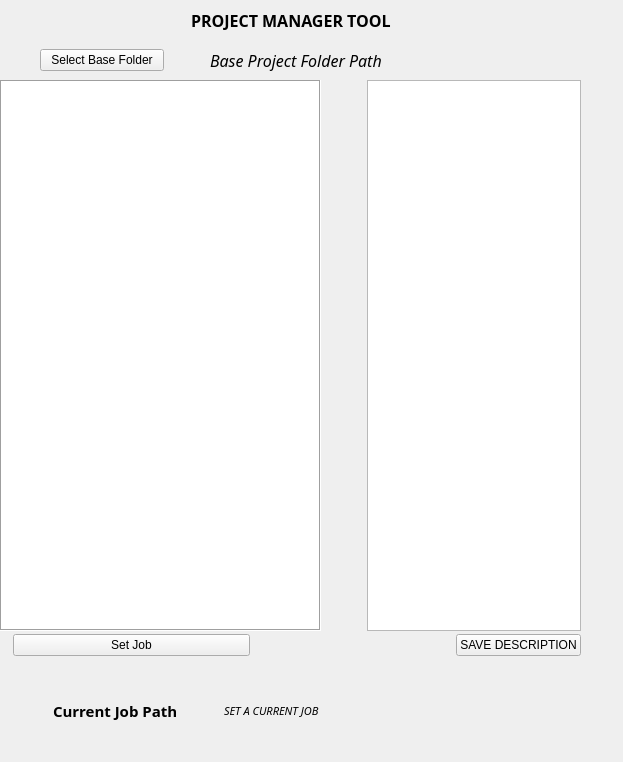
<?xml version="1.0" encoding="UTF-8"?>
<ui version="4.0">
 <class>Frame</class>
 <widget class="QFrame" name="Frame">
  <property name="geometry">
   <rect>
    <x>0</x>
    <y>0</y>
    <width>623</width>
    <height>762</height>
   </rect>
  </property>
  <property name="baseSize">
   <size>
    <width>600</width>
    <height>800</height>
   </size>
  </property>
  <property name="windowTitle">
   <string>Frame</string>
  </property>
  <widget class="QWidget" name="horizontalLayoutWidget">
   <property name="geometry">
    <rect>
     <x>0</x>
     <y>80</y>
     <width>581</width>
     <height>551</height>
    </rect>
   </property>
   <layout class="QHBoxLayout" name="horizontalLayout">
    <item>
     <widget class="QListWidget" name="lw_jobList">
      <property name="sizePolicy">
       <sizepolicy hsizetype="Expanding" vsizetype="Expanding">
        <horstretch>3</horstretch>
        <verstretch>0</verstretch>
       </sizepolicy>
      </property>
      <property name="frameShape">
       <enum>QFrame::Box</enum>
      </property>
     </widget>
    </item>
    <item>
     <spacer name="horizontalSpacer_8">
      <property name="orientation">
       <enum>Qt::Horizontal</enum>
      </property>
      <property name="sizeHint" stdset="0">
       <size>
        <width>40</width>
        <height>20</height>
       </size>
      </property>
     </spacer>
    </item>
    <item>
     <widget class="QTextEdit" name="txt_description">
      <property name="sizePolicy">
       <sizepolicy hsizetype="Expanding" vsizetype="Expanding">
        <horstretch>2</horstretch>
        <verstretch>0</verstretch>
       </sizepolicy>
      </property>
     </widget>
    </item>
   </layout>
  </widget>
  <widget class="QWidget" name="horizontalLayoutWidget_2">
   <property name="geometry">
    <rect>
     <x>0</x>
     <y>630</y>
     <width>581</width>
     <height>31</height>
    </rect>
   </property>
   <layout class="QHBoxLayout" name="horizontalLayout_2">
    <item>
     <widget class="QLabel" name="label_3">
      <property name="text">
       <string/>
      </property>
     </widget>
    </item>
    <item>
     <widget class="QPushButton" name="but_LoadProject">
      <property name="sizePolicy">
       <sizepolicy hsizetype="Minimum" vsizetype="Fixed">
        <horstretch>2</horstretch>
        <verstretch>0</verstretch>
       </sizepolicy>
      </property>
      <property name="text">
       <string>Set Job</string>
      </property>
     </widget>
    </item>
    <item>
     <spacer name="horizontalSpacer">
      <property name="orientation">
       <enum>Qt::Horizontal</enum>
      </property>
      <property name="sizeHint" stdset="0">
       <size>
        <width>200</width>
        <height>20</height>
       </size>
      </property>
     </spacer>
    </item>
    <item>
     <widget class="QPushButton" name="but_SaveDescription">
      <property name="sizePolicy">
       <sizepolicy hsizetype="Minimum" vsizetype="Fixed">
        <horstretch>0</horstretch>
        <verstretch>0</verstretch>
       </sizepolicy>
      </property>
      <property name="text">
       <string>SAVE DESCRIPTION</string>
      </property>
     </widget>
    </item>
   </layout>
  </widget>
  <widget class="QWidget" name="horizontalLayoutWidget_3">
   <property name="geometry">
    <rect>
     <x>0</x>
     <y>0</y>
     <width>581</width>
     <height>41</height>
    </rect>
   </property>
   <layout class="QHBoxLayout" name="horizontalLayout_3">
    <item>
     <spacer name="horizontalSpacer_3">
      <property name="orientation">
       <enum>Qt::Horizontal</enum>
      </property>
      <property name="sizeHint" stdset="0">
       <size>
        <width>40</width>
        <height>20</height>
       </size>
      </property>
     </spacer>
    </item>
    <item>
     <widget class="QLabel" name="lab_heading">
      <property name="font">
       <font>
        <family>Montserrat ExtraBold</family>
        <pointsize>12</pointsize>
        <weight>75</weight>
        <bold>true</bold>
       </font>
      </property>
      <property name="frameShape">
       <enum>QFrame::NoFrame</enum>
      </property>
      <property name="frameShadow">
       <enum>QFrame::Raised</enum>
      </property>
      <property name="text">
       <string>PROJECT MANAGER TOOL</string>
      </property>
     </widget>
    </item>
    <item>
     <spacer name="horizontalSpacer_4">
      <property name="orientation">
       <enum>Qt::Horizontal</enum>
      </property>
      <property name="sizeHint" stdset="0">
       <size>
        <width>40</width>
        <height>20</height>
       </size>
      </property>
     </spacer>
    </item>
   </layout>
  </widget>
  <widget class="QWidget" name="horizontalLayoutWidget_4">
   <property name="geometry">
    <rect>
     <x>0</x>
     <y>40</y>
     <width>581</width>
     <height>41</height>
    </rect>
   </property>
   <layout class="QHBoxLayout" name="horizontalLayout_4">
    <item>
     <spacer name="horizontalSpacer_7">
      <property name="orientation">
       <enum>Qt::Horizontal</enum>
      </property>
      <property name="sizeHint" stdset="0">
       <size>
        <width>40</width>
        <height>20</height>
       </size>
      </property>
     </spacer>
    </item>
    <item>
     <widget class="QPushButton" name="but_selectBaseFolder">
      <property name="sizePolicy">
       <sizepolicy hsizetype="Minimum" vsizetype="Fixed">
        <horstretch>1</horstretch>
        <verstretch>0</verstretch>
       </sizepolicy>
      </property>
      <property name="text">
       <string>Select Base Folder</string>
      </property>
     </widget>
    </item>
    <item>
     <spacer name="horizontalSpacer_2">
      <property name="orientation">
       <enum>Qt::Horizontal</enum>
      </property>
      <property name="sizeHint" stdset="0">
       <size>
        <width>40</width>
        <height>20</height>
       </size>
      </property>
     </spacer>
    </item>
    <item>
     <widget class="QLabel" name="lab_projectPath">
      <property name="sizePolicy">
       <sizepolicy hsizetype="Preferred" vsizetype="Preferred">
        <horstretch>3</horstretch>
        <verstretch>0</verstretch>
       </sizepolicy>
      </property>
      <property name="font">
       <font>
        <family>Montserrat SemiBold</family>
        <pointsize>12</pointsize>
        <weight>50</weight>
        <italic>true</italic>
        <bold>false</bold>
       </font>
      </property>
      <property name="text">
       <string>Base Project Folder Path</string>
      </property>
     </widget>
    </item>
   </layout>
  </widget>
  <widget class="QWidget" name="gridLayoutWidget">
   <property name="geometry">
    <rect>
     <x>0</x>
     <y>660</y>
     <width>581</width>
     <height>65</height>
    </rect>
   </property>
   <layout class="QGridLayout" name="gridLayout_2">
    <item row="0" column="0">
     <widget class="QLabel" name="label_2">
      <property name="text">
       <string/>
      </property>
     </widget>
    </item>
    <item row="1" column="1" colspan="2">
     <layout class="QHBoxLayout" name="horizontalLayout_5">
      <item>
       <spacer name="horizontalSpacer_6">
        <property name="orientation">
         <enum>Qt::Horizontal</enum>
        </property>
        <property name="sizeHint" stdset="0">
         <size>
          <width>40</width>
          <height>20</height>
         </size>
        </property>
       </spacer>
      </item>
      <item>
       <widget class="QLabel" name="lab_CurrentJobPath">
        <property name="font">
         <font>
          <family>Montserrat Light</family>
          <pointsize>11</pointsize>
          <weight>75</weight>
          <bold>true</bold>
         </font>
        </property>
        <property name="text">
         <string>Current Job Path</string>
        </property>
       </widget>
      </item>
     </layout>
    </item>
    <item row="1" column="3">
     <spacer name="horizontalSpacer_5">
      <property name="orientation">
       <enum>Qt::Horizontal</enum>
      </property>
      <property name="sizeHint" stdset="0">
       <size>
        <width>40</width>
        <height>20</height>
       </size>
      </property>
     </spacer>
    </item>
    <item row="1" column="4">
     <widget class="QLabel" name="lab_currentPath">
      <property name="sizePolicy">
       <sizepolicy hsizetype="Preferred" vsizetype="Preferred">
        <horstretch>5</horstretch>
        <verstretch>0</verstretch>
       </sizepolicy>
      </property>
      <property name="font">
       <font>
        <family>Montserrat Medium</family>
        <pointsize>8</pointsize>
        <weight>50</weight>
        <italic>true</italic>
        <bold>false</bold>
       </font>
      </property>
      <property name="text">
       <string>SET A CURRENT JOB</string>
      </property>
     </widget>
    </item>
   </layout>
  </widget>
 </widget>
 <resources/>
 <connections/>
</ui>
